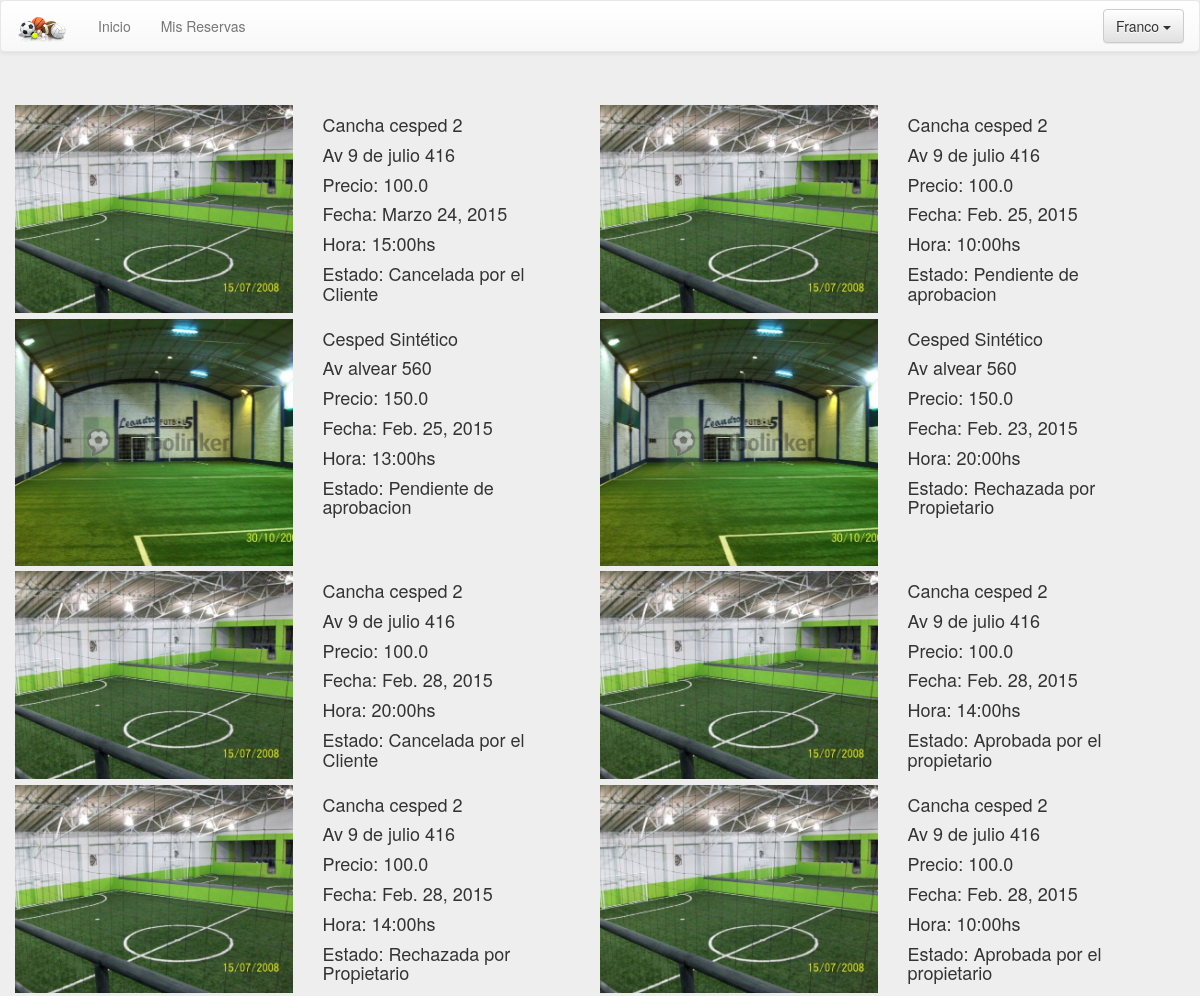
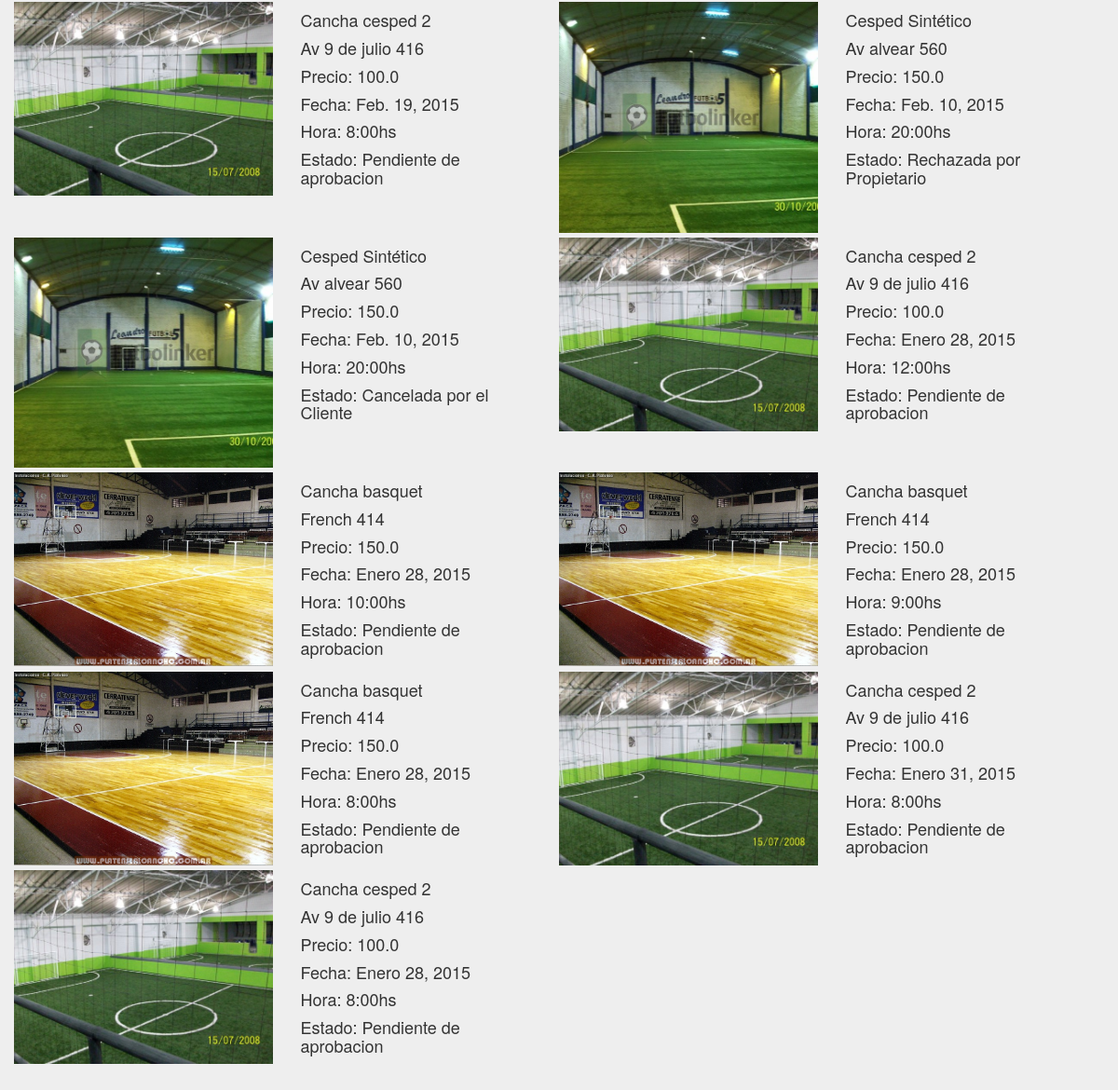
/reservas/ (signed in), run on the app's committed database (2 pictures, top to bottom).
### website/models.py (models this page shows, shortened)
class Reserva(models.Model):
	hora_opciones=(
		('0','00.00 hs'), ('1','01.00 hs'), ('2','02.00 hs'),
		('3','03.00 hs'), ('4','04.00 hs'), ('5','05.00 hs'),
		('6','06.00 hs'), ('7','07.00 hs'), ('8','08.00 hs'),
		('9','09.00 hs'), ('10','10.00 hs'), ('11','11.00 hs'),
		('12','12.00 hs'), ('13','13.00 hs'), ('14','14.00 hs'),
		('15','15.00 hs'), ('16','16.00 hs'), ('17','17.00 hs'),
		('18','18.00 hs'), ('19','19.00 hs'), ('20','20.00 hs'),
		('21','21.00 hs'), ('22','22.00 hs'), ('23','23.00 hs'),
	)
	hora = models.CharField(max_length=4,choices=hora_opciones)
	fecha = models.DateField()
	estado = models.CharField(max_length=50)
	cancha = models.ForeignKey(Cancha)
	usuario = models.ForeignKey(User)

class Cancha(models.Model):
	hora_opciones=(
		('0','00.00 hs'), ('1','01.00 hs'), ('2','02.00 hs'),
		('3','03.00 hs'), ('4','04.00 hs'), ('5','05.00 hs'),
		('6','06.00 hs'), ('7','07.00 hs'), ('8','08.00 hs'),
		('9','09.00 hs'), ('10','10.00 hs'), ('11','11.00 hs'),
		('12','12.00 hs'), ('13','13.00 hs'), ('14','14.00 hs'),
		('15','15.00 hs'), ('16','16.00 hs'), ('17','17.00 hs'),
		('18','18.00 hs'), ('19','19.00 hs'), ('20','20.00 hs'),
		('21','21.00 hs'), ('22','22.00 hs'), ('23','23.00 hs'),
	)
	nombre = models.CharField(max_length=50)
	direccion = models.CharField(max_length=100)
	latitud = models.FloatField(null=True, blank=True)
	longitud = models.FloatField(null=True, blank=True)
	hora_comienzo_atencion = models.CharField(max_length=4,choices=hora_opciones)
	hora_fin_atencion = models.CharField(max_length=4,choices=hora_opciones)
	precio_por_turno = models.FloatField()
	imagen =  models.ImageField(upload_to='canchas', verbose_name='Imágen')
	deporte = models.ForeignKey(Deporte)
	duenio = models.ForeignKey(User)

### website/views.py (the view)
# urls.py: url(r'^reservas/$', 'website.views.my_reserves_client'),
@login_required(login_url='/login/')
@user_passes_test(is_client)
def my_reserves_client(request):
	user = request.user
	reservas = Reserva.objects.filter(usuario=user).order_by('-id')
	return render_to_response('list_reserves_client.html',
		{'results': reservas,
		'user': user,
		'today': datetime.now()},
		context_instance=RequestContext(request))

### website/views.py (called while the page is built)
def is_client(user):
    return user.groups.filter(name='Clientes').exists()

### website/templates/list_reserves_client.html (shortened to what this page needs)
{% extends "base.html" %}
{% block head %}
<link rel="stylesheet" href="{{ STATIC_URL }}css/list.css">
{% endblock head%}
{% block body %}
<div class="jumbotron center">
	<div class="container">
		<div class="row">
		{% for result in results %}
			<div class="col-md-6 itemList">
				<div class="col-md-6 element" >
					<img src="{{ result.cancha.imagen.url }}">
				</div>
				<div class="col-md-6">
					<h4>{{result.cancha.nombre}}</h4>
					<h4>{{result.cancha.direccion}}</h4>
					<h4>Precio: {{result.cancha.precio_por_turno}}</h4>
					<h4>Fecha: {{result.fecha}}</h4>
					<h4>Hora: {{result.hora}}:00hs</h4>
					<h4>Estado: {{result.estado}}</h4>
				</div>
			</div>
			{% if forloop.counter|divisibleby:2 %}
			</div>
                    <div class="row">
                        {% endif %}
                        {% endfor %}
        </div>
	</div>
</div>
{% endblock body %}

### website/templates/base.html (shortened to what this page needs)
<!DOCTYPE html>
 <html class="no-js">
	<head>
			<link rel="stylesheet" href="{{ STATIC_URL }}css/bootstrap.min.css">
			<link rel="stylesheet" href="{{ STATIC_URL }}css/bootstrap-theme.min.css">
			{% block head %}{% endblock head %}
	</head>
	<body>
		<nav class="navbar navbar-default" role="navigation">
		  <div class="container-fluid">
		    <div class="navbar-header">
		      <a class="navbar-brand" href="#">
		      	<img src="{{STATIC_URL}}img/logo.png">
		      </a>
		    </div>
		    <div class="collapse navbar-collapse" id="bs-example-navbar-collapse-1">
		   	{% block nav_links %}
		      <ul class="nav navbar-nav">
		      {% if user.groups.all.0.name == 'Clientes' %}
					<li><a href="/">Inicio</a></li>
					<li><a href="/reservas">Mis Reservas</a></li>
			  {% elif user.groups.all.0.name == 'Propietarios' %}
			  		<li><a href="/miscanchas">Mis canchas</a></li>
					<li><a href="/reservaspropietario">Moderar Reservas</a></li>
			  {% endif %}
			  </ul>
		     {% endblock nav_links %}
		      <ul class="nav navbar-nav navbar-right">
		      {% block nav_right %}
		      {% if user.is_authenticated %}
				<li>
					<div class="dropdown">
						<button class="btn btn-default dropdown-toggle navbar-btn" type="button" id="dropdownMenu1" data-toggle="dropdown">
							{% if user.first_name %}
								{{user.first_name}}
							{% else %}
								{{user.username}}
							{% endif %}
							<span class="caret"></span>
						</button>
					</div>
				</li>
				{% else %}
				<div >
					<a class="btn btn-default navbar-btn" href="/register">Registrarse</a>
					<a class="btn btn-primary navbar-btn" href="/login">Iniciar sesi&oacute;n</a>
				</div>
				{% endif %}
		      {% endblock nav_right %}
		      </ul>
		    </div>
		  </div>
		</nav>
		{% block body %}{% endblock body %}
	</body>
</html>

### website/static/css/list.css (style rules this page uses)
.itemList { margin-top: 5px; padding: 0px; }
.itemList img { width: 100%; height: auto; }
.itemList .element { padding-left: 0px; }

### website/templates/base.html (style rules this page uses)
.jumbotron { margin-bottom: 0; }
body { background-color: #eee }

### data on the page
Reserva: cancha.imagen (picture), cancha.nombre "Cancha cesped 2", cancha.direccion "Av 9 de julio 416", cancha.precio_por_turno "100.0", fecha "Marzo 24, 2015", hora "15", estado "Cancelada por el Cliente"
Reserva: cancha.imagen (picture), cancha.nombre "Cancha cesped 2", cancha.direccion "Av 9 de julio 416", cancha.precio_por_turno "100.0", fecha "Feb. 25, 2015", hora "10", estado "Pendiente de aprobacion"
Reserva: cancha.imagen (picture), cancha.nombre "Cesped Sintético", cancha.direccion "Av alvear 560", cancha.precio_por_turno "150.0", fecha "Feb. 25, 2015", hora "13", estado "Pendiente de aprobacion"
Reserva: cancha.imagen (picture), cancha.nombre "Cesped Sintético", cancha.direccion "Av alvear 560", cancha.precio_por_turno "150.0", fecha "Feb. 23, 2015", hora "20", estado "Rechazada por Propietario"
Reserva: cancha.imagen (picture), cancha.nombre "Cancha cesped 2", cancha.direccion "Av 9 de julio 416", cancha.precio_por_turno "100.0", fecha "Feb. 28, 2015", hora "20", estado "Cancelada por el Cliente"
Reserva: cancha.imagen (picture), cancha.nombre "Cancha cesped 2", cancha.direccion "Av 9 de julio 416", cancha.precio_por_turno "100.0", fecha "Feb. 28, 2015", hora "14", estado "Aprobada por el propietario"
Reserva: cancha.imagen (picture), cancha.nombre "Cancha cesped 2", cancha.direccion "Av 9 de julio 416", cancha.precio_por_turno "100.0", fecha "Feb. 28, 2015", hora "14", estado "Rechazada por Propietario"
Reserva: cancha.imagen (picture), cancha.nombre "Cancha cesped 2", cancha.direccion "Av 9 de julio 416", cancha.precio_por_turno "100.0", fecha "Feb. 28, 2015", hora "10", estado "Aprobada por el propietario"
Reserva: cancha.imagen (picture), cancha.nombre "Cancha cesped 2", cancha.direccion "Av 9 de julio 416", cancha.precio_por_turno "100.0", fecha "Feb. 19, 2015", hora "8", estado "Pendiente de aprobacion"
Reserva: cancha.imagen (picture), cancha.nombre "Cesped Sintético", cancha.direccion "Av alvear 560", cancha.precio_por_turno "150.0", fecha "Feb. 10, 2015", hora "20", estado "Rechazada por Propietario"
Reserva: cancha.imagen (picture), cancha.nombre "Cesped Sintético", cancha.direccion "Av alvear 560", cancha.precio_por_turno "150.0", fecha "Feb. 10, 2015", hora "20", estado "Cancelada por el Cliente"
Reserva: cancha.imagen (picture), cancha.nombre "Cancha cesped 2", cancha.direccion "Av 9 de julio 416", cancha.precio_por_turno "100.0", fecha "Enero 28, 2015", hora "12", estado "Pendiente de aprobacion"
Reserva: cancha.imagen (picture), cancha.nombre "Cancha basquet", cancha.direccion "French 414", cancha.precio_por_turno "150.0", fecha "Enero 28, 2015", hora "10", estado "Pendiente de aprobacion"
Reserva: cancha.imagen (picture), cancha.nombre "Cancha basquet", cancha.direccion "French 414", cancha.precio_por_turno "150.0", fecha "Enero 28, 2015", hora "9", estado "Pendiente de aprobacion"
Reserva: cancha.imagen (picture), cancha.nombre "Cancha basquet", cancha.direccion "French 414", cancha.precio_por_turno "150.0", fecha "Enero 28, 2015", hora "8", estado "Pendiente de aprobacion"
Reserva: cancha.imagen (picture), cancha.nombre "Cancha cesped 2", cancha.direccion "Av 9 de julio 416", cancha.precio_por_turno "100.0", fecha "Enero 31, 2015", hora "8", estado "Pendiente de aprobacion"
Reserva: cancha.imagen (picture), cancha.nombre "Cancha cesped 2", cancha.direccion "Av 9 de julio 416", cancha.precio_por_turno "100.0", fecha "Enero 28, 2015", hora "8", estado "Pendiente de aprobacion"

### other printed values
{{ user.first_name }} "Franco"
